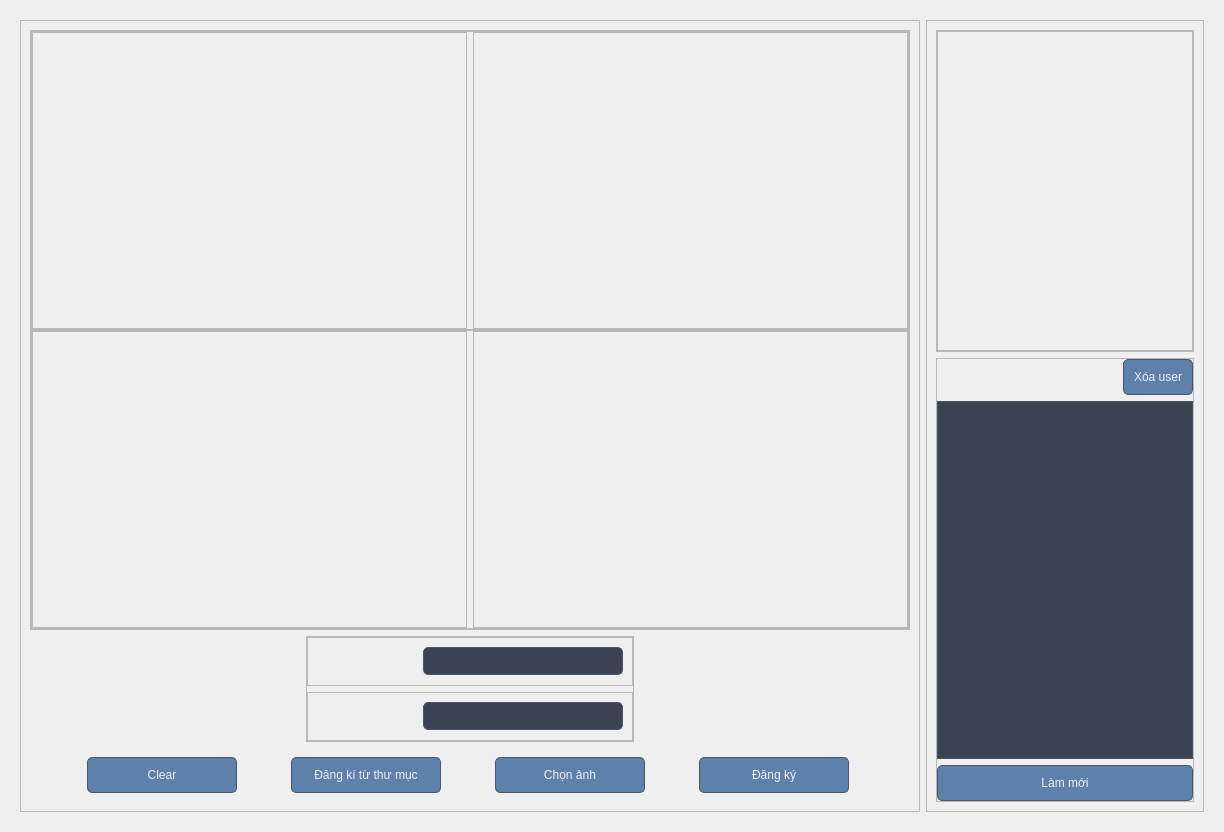
               <widget class="QWidget" name="page_face_register">
                <layout class="QHBoxLayout" name="horizontalLayout_117">
                 <item>
                  <widget class="QWidget" name="wg_page_main" native="true">
                   <property name="styleSheet">
                    <string notr="true">/* Main Window */
QMainWindow {
    background-color: #2E3440;
    color: #ECEFF4;
    font-family: 'Segoe UI', Tahoma, Geneva, Verdana, sans-serif;
    font-size: 12pt;
}

/* Labels */
QLabel {
    color: #ECEFF4;
    font-size: 12pt;
    padding: 5px;
}

/* Table View */
QTableView {
    background-color: #3B4252;
    color: #ECEFF4;
    gridline-color: #4C566A;
    border: 1px solid #4C566A;
}

QHeaderView::section {
    background-color: #4C566A;
    color: #ECEFF4;
    padding: 5px;
    border: 1px solid #4C566A;
}

QTableView::item {
    background-color: #3B4252;
    color: #ECEFF4;
    border: 1px solid #4C566A;
}

QTableView::item:selected {
    background-color: #5E81AC;
    color: #ECEFF4;
}

/* Buttons */
QPushButton {
    background-color: #5E81AC;
    color: #ECEFF4;
    border: 1px solid #4C566A;
    padding: 10px;
    border-radius: 5px;
}

QPushButton:hover {
    background-color: #81A1C1;
}

QPushButton:pressed {
    background-color: #4C566A;
}

/* Line Edit */
QLineEdit {
    background-color: #3B4252;
    color: #ECEFF4;
    border: 1px solid #4C566A;
    padding: 5px;
    border-radius: 5px;
}

/* Combo Box */
QComboBox {
    background-color: #3B4252;
    color: #ECEFF4;
    border: 1px solid #4C566A;
    padding: 5px;
    border-radius: 5px;
}

QComboBox QAbstractItemView {
    background-color: #3B4252;
    color: #ECEFF4;
    border: 1px solid #4C566A;
    selection-background-color: #5E81AC;
}

/* Group Box */
QGroupBox {
    background-color: #3B4252;
    color: #ECEFF4;
    border: 1px solid #4C566A;
    border-radius: 5px;
    margin-top: 10px;
    padding: 10px;
}

QGroupBox::title {
    background-color: transparent;
    subcontrol-origin: margin;
    subcontrol-position: top center;
    padding: 0 5px;
}
</string>
                   </property>
                   <layout class="QHBoxLayout" name="horizontalLayout_7">
                    <item>
                     <widget class="QFrame" name="frame_register">
                      <property name="minimumSize">
                       <size>
                        <width>900</width>
                        <height>0</height>
                       </size>
                      </property>
                      <property name="maximumSize">
                       <size>
                        <width>900</width>
                        <height>16777215</height>
                       </size>
                      </property>
                      <property name="frameShape">
                       <enum>QFrame::StyledPanel</enum>
                      </property>
                      <property name="frameShadow">
                       <enum>QFrame::Raised</enum>
                      </property>
                      <layout class="QVBoxLayout" name="verticalLayout_5">
                       <item>
                        <widget class="QFrame" name="frame_register_image">
                         <property name="minimumSize">
                          <size>
                           <width>0</width>
                           <height>600</height>
                          </size>
                         </property>
                         <property name="frameShape">
                          <enum>QFrame::StyledPanel</enum>
                         </property>
                         <property name="frameShadow">
                          <enum>QFrame::Raised</enum>
                         </property>
                         <layout class="QVBoxLayout" name="verticalLayout_6">
                          <property name="spacing">
                           <number>0</number>
                          </property>
                          <property name="leftMargin">
                           <number>0</number>
                          </property>
                          <property name="topMargin">
                           <number>0</number>
                          </property>
                          <property name="rightMargin">
                           <number>0</number>
                          </property>
                          <property name="bottomMargin">
                           <number>0</number>
                          </property>
                          <item>
                           <widget class="QFrame" name="frame_4">
                            <property name="frameShape">
                             <enum>QFrame::StyledPanel</enum>
                            </property>
                            <property name="frameShadow">
                             <enum>QFrame::Raised</enum>
                            </property>
                            <layout class="QHBoxLayout" name="horizontalLayout_15">
                             <property name="leftMargin">
                              <number>0</number>
                             </property>
                             <property name="topMargin">
                              <number>0</number>
                             </property>
                             <property name="rightMargin">
                              <number>0</number>
                             </property>
                             <property name="bottomMargin">
                              <number>0</number>
                             </property>
                             <item>
                              <widget class="QFrame" name="frame_image_1">
                               <property name="frameShape">
                                <enum>QFrame::StyledPanel</enum>
                               </property>
                               <property name="frameShadow">
                                <enum>QFrame::Raised</enum>
                               </property>
                               <layout class="QHBoxLayout" name="horizontalLayout_28">
                                <item>
                                 <widget class="QLabel" name="lb_image_1">
                                  <property name="text">
                                   <string>image_1</string>
                                  </property>
                                 </widget>
                                </item>
                               </layout>
                              </widget>
                             </item>
                             <item>
                              <widget class="QFrame" name="frame_image_2">
                               <property name="frameShape">
                                <enum>QFrame::StyledPanel</enum>
                               </property>
                               <property name="frameShadow">
                                <enum>QFrame::Raised</enum>
                               </property>
                               <layout class="QHBoxLayout" name="horizontalLayout_27">
                                <item>
                                 <widget class="QLabel" name="lb_image_2">
                                  <property name="text">
                                   <string>image_2</string>
                                  </property>
                                 </widget>
                                </item>
                               </layout>
                              </widget>
                             </item>
                            </layout>
                           </widget>
                          </item>
                          <item>
                           <widget class="QFrame" name="frame_5">
                            <property name="frameShape">
                             <enum>QFrame::StyledPanel</enum>
                            </property>
                            <property name="frameShadow">
                             <enum>QFrame::Raised</enum>
                            </property>
                            <layout class="QHBoxLayout" name="horizontalLayout_18">
                             <property name="leftMargin">
                              <number>0</number>
                             </property>
                             <property name="topMargin">
                              <number>0</number>
                             </property>
                             <property name="rightMargin">
                              <number>0</number>
                             </property>
                             <property name="bottomMargin">
                              <number>0</number>
                             </property>
                             <item>
                              <widget class="QFrame" name="frame_image_3">
                               <property name="frameShape">
                                <enum>QFrame::StyledPanel</enum>
                               </property>
                               <property name="frameShadow">
                                <enum>QFrame::Raised</enum>
                               </property>
                               <layout class="QHBoxLayout" name="horizontalLayout_29">
                                <item>
                                 <widget class="QLabel" name="lb_image_3">
                                  <property name="text">
                                   <string>image_3</string>
                                  </property>
                                 </widget>
                                </item>
                               </layout>
                              </widget>
                             </item>
                             <item>
                              <widget class="QFrame" name="frame_image_4">
                               <property name="frameShape">
                                <enum>QFrame::StyledPanel</enum>
                               </property>
                               <property name="frameShadow">
                                <enum>QFrame::Raised</enum>
                               </property>
                               <layout class="QHBoxLayout" name="horizontalLayout_23">
                                <item>
                                 <widget class="QLabel" name="lb_image_4">
                                  <property name="text">
                                   <string>image_4</string>
                                  </property>
                                 </widget>
                                </item>
                               </layout>
                              </widget>
                             </item>
                            </layout>
                           </widget>
                          </item>
                         </layout>
                        </widget>
                       </item>
                       <item alignment="Qt::AlignHCenter">
                        <widget class="QFrame" name="frame_3">
                         <property name="frameShape">
                          <enum>QFrame::StyledPanel</enum>
                         </property>
                         <property name="frameShadow">
                          <enum>QFrame::Raised</enum>
                         </property>
                         <layout class="QVBoxLayout" name="verticalLayout_7">
                          <property name="leftMargin">
                           <number>0</number>
                          </property>
                          <property name="topMargin">
                           <number>0</number>
                          </property>
                          <property name="rightMargin">
                           <number>0</number>
                          </property>
                          <property name="bottomMargin">
                           <number>0</number>
                          </property>
                          <item>
                           <widget class="QFrame" name="frame_7">
                            <property name="maximumSize">
                             <size>
                              <width>500</width>
                              <height>16777215</height>
                             </size>
                            </property>
                            <property name="frameShape">
                             <enum>QFrame::StyledPanel</enum>
                            </property>
                            <property name="frameShadow">
                             <enum>QFrame::Raised</enum>
                            </property>
                            <layout class="QHBoxLayout" name="horizontalLayout_20">
                             <item alignment="Qt::AlignHCenter">
                              <widget class="QLabel" name="label_2">
                               <property name="minimumSize">
                                <size>
                                 <width>100</width>
                                 <height>0</height>
                                </size>
                               </property>
                               <property name="text">
                                <string>Họ và tên</string>
                               </property>
                              </widget>
                             </item>
                             <item>
                              <widget class="QLineEdit" name="bt_name">
                               <property name="minimumSize">
                                <size>
                                 <width>200</width>
                                 <height>0</height>
                                </size>
                               </property>
                              </widget>
                             </item>
                            </layout>
                           </widget>
                          </item>
                          <item>
                           <widget class="QFrame" name="frame_9">
                            <property name="maximumSize">
                             <size>
                              <width>500</width>
                              <height>16777215</height>
                             </size>
                            </property>
                            <property name="frameShape">
                             <enum>QFrame::StyledPanel</enum>
                            </property>
                            <property name="frameShadow">
                             <enum>QFrame::Raised</enum>
                            </property>
                            <layout class="QHBoxLayout" name="horizontalLayout_21">
                             <item>
                              <widget class="QLabel" name="label_3">
                               <property name="minimumSize">
                                <size>
                                 <width>100</width>
                                 <height>0</height>
                                </size>
                               </property>
                               <property name="text">
                                <string>Mã số</string>
                               </property>
                              </widget>
                             </item>
                             <item>
                              <widget class="QLineEdit" name="bt_face_id">
                               <property name="minimumSize">
                                <size>
                                 <width>200</width>
                                 <height>0</height>
                                </size>
                               </property>
                              </widget>
                             </item>
                            </layout>
                           </widget>
                          </item>
                         </layout>
                        </widget>
                       </item>
                       <item>
                        <widget class="QFrame" name="frame_10">
                         <property name="frameShape">
                          <enum>QFrame::NoFrame</enum>
                         </property>
                         <property name="frameShadow">
                          <enum>QFrame::Plain</enum>
                         </property>
                         <layout class="QHBoxLayout" name="horizontalLayout_22">
                          <item>
                           <widget class="QPushButton" name="bn_clear">
                            <property name="maximumSize">
                             <size>
                              <width>150</width>
                              <height>16777215</height>
                             </size>
                            </property>
                            <property name="text">
                             <string>Clear</string>
                            </property>
                           </widget>
                          </item>
                          <item>
                           <widget class="QPushButton" name="pushButton">
                            <property name="maximumSize">
                             <size>
                              <width>150</width>
                              <height>16777215</height>
                             </size>
                            </property>
                            <property name="text">
                             <string>Đăng kí từ thư mục</string>
                            </property>
                           </widget>
                          </item>
                          <item>
                           <widget class="QPushButton" name="bn_open_images">
                            <property name="maximumSize">
                             <size>
                              <width>150</width>
                              <height>16777215</height>
                             </size>
                            </property>
                            <property name="text">
                             <string>Chọn ảnh</string>
                            </property>
                           </widget>
                          </item>
                          <item>
                           <widget class="QPushButton" name="bn_register">
                            <property name="maximumSize">
                             <size>
                              <width>150</width>
                              <height>16777215</height>
                             </size>
                            </property>
                            <property name="text">
                             <string>Đăng ký</string>
                            </property>
                           </widget>
                          </item>
                         </layout>
                        </widget>
                       </item>
                      </layout>
                     </widget>
                    </item>
                    <item>
                     <widget class="QFrame" name="frame_face_data">
                      <property name="maximumSize">
                       <size>
                        <width>350</width>
                        <height>16777215</height>
                       </size>
                      </property>
                      <property name="frameShape">
                       <enum>QFrame::StyledPanel</enum>
                      </property>
                      <property name="frameShadow">
                       <enum>QFrame::Raised</enum>
                      </property>
                      <layout class="QVBoxLayout" name="verticalLayout_8">
                       <item>
                        <widget class="QFrame" name="frame_6">
                         <property name="frameShape">
                          <enum>QFrame::StyledPanel</enum>
                         </property>
                         <property name="frameShadow">
                          <enum>QFrame::Raised</enum>
                         </property>
                         <layout class="QHBoxLayout" name="horizontalLayout_26">
                          <property name="spacing">
                           <number>0</number>
                          </property>
                          <property name="leftMargin">
                           <number>0</number>
                          </property>
                          <property name="topMargin">
                           <number>0</number>
                          </property>
                          <property name="rightMargin">
                           <number>0</number>
                          </property>
                          <property name="bottomMargin">
                           <number>0</number>
                          </property>
                          <item>
                           <widget class="QFrame" name="frame_image_5">
                            <property name="frameShape">
                             <enum>QFrame::StyledPanel</enum>
                            </property>
                            <property name="frameShadow">
                             <enum>QFrame::Raised</enum>
                            </property>
                            <layout class="QVBoxLayout" name="verticalLayout_9">
                             <item>
                              <widget class="QLabel" name="lb_image_face">
                               <property name="minimumSize">
                                <size>
                                 <width>0</width>
                                 <height>300</height>
                                </size>
                               </property>
                               <property name="text">
                                <string>image</string>
                               </property>
                              </widget>
                             </item>
                            </layout>
                           </widget>
                          </item>
                         </layout>
                        </widget>
                       </item>
                       <item>
                        <widget class="QFrame" name="frame_11">
                         <property name="frameShape">
                          <enum>QFrame::StyledPanel</enum>
                         </property>
                         <property name="frameShadow">
                          <enum>QFrame::Raised</enum>
                         </property>
                         <layout class="QVBoxLayout" name="verticalLayout_10">
                          <property name="leftMargin">
                           <number>0</number>
                          </property>
                          <property name="topMargin">
                           <number>0</number>
                          </property>
                          <property name="rightMargin">
                           <number>0</number>
                          </property>
                          <property name="bottomMargin">
                           <number>0</number>
                          </property>
                          <item alignment="Qt::AlignRight">
                           <widget class="QPushButton" name="bn_remove_user">
                            <property name="text">
                             <string>Xóa user</string>
                            </property>
                           </widget>
                          </item>
                          <item>
                           <widget class="QTableView" name="tb_faces">
                            <property name="verticalScrollBarPolicy">
                             <enum>Qt::ScrollBarAlwaysOff</enum>
                            </property>
                            <property name="horizontalScrollBarPolicy">
                             <enum>Qt::ScrollBarAlwaysOff</enum>
                            </property>
                            <property name="editTriggers">
                             <set>QAbstractItemView::NoEditTriggers</set>
                            </property>
                           </widget>
                          </item>
                          <item>
                           <widget class="QPushButton" name="bn_get_faces">
                            <property name="text">
                             <string>Làm mới</string>
                            </property>
                           </widget>
                          </item>
                         </layout>
                        </widget>
                       </item>
                      </layout>
                     </widget>
                    </item>
                   </layout>
                  </widget>
                 </item>
                </layout>
               </widget>
